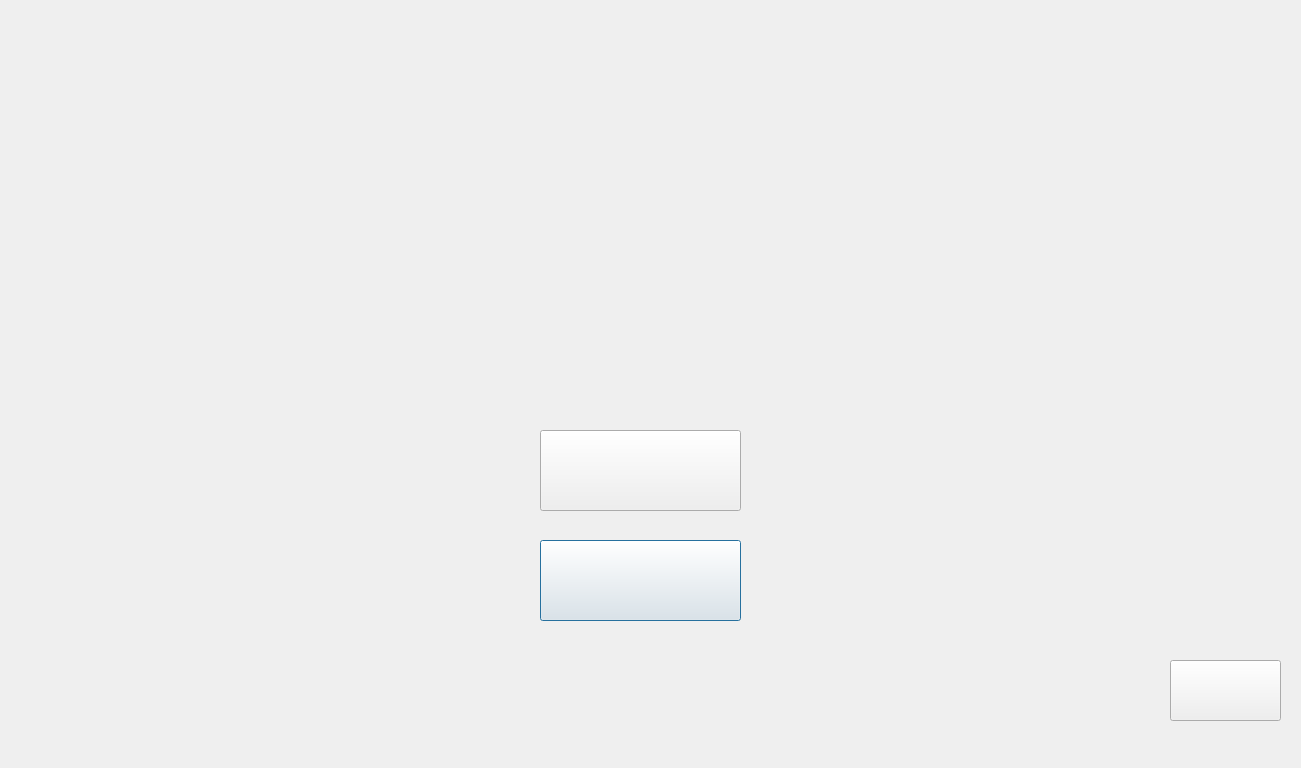
<?xml version="1.0" encoding="UTF-8"?>
<ui version="4.0">
 <class>ChooseLevel</class>
 <widget class="QDialog" name="ChooseLevel">
  <property name="geometry">
   <rect>
    <x>0</x>
    <y>0</y>
    <width>1301</width>
    <height>768</height>
   </rect>
  </property>
  <property name="windowTitle">
   <string>Dialog</string>
  </property>
  <widget class="QPushButton" name="pushButton">
   <property name="geometry">
    <rect>
     <x>540</x>
     <y>540</y>
     <width>201</width>
     <height>81</height>
    </rect>
   </property>
   <property name="styleSheet">
    <string notr="true">border-image:url(:/images/hardbutton.png)</string>
   </property>
   <property name="text">
    <string/>
   </property>
  </widget>
  <widget class="QPushButton" name="pushButton_2">
   <property name="geometry">
    <rect>
     <x>540</x>
     <y>430</y>
     <width>201</width>
     <height>81</height>
    </rect>
   </property>
   <property name="styleSheet">
    <string notr="true">border-image:url(:/images/easybutton.png)</string>
   </property>
   <property name="text">
    <string/>
   </property>
  </widget>
  <widget class="QPushButton" name="pushButton_3">
   <property name="geometry">
    <rect>
     <x>1170</x>
     <y>660</y>
     <width>111</width>
     <height>61</height>
    </rect>
   </property>
   <property name="styleSheet">
    <string notr="true">border-image:url(:/images/backbutton.png)</string>
   </property>
   <property name="text">
    <string/>
   </property>
  </widget>
 </widget>
 <resources/>
 <connections/>
</ui>
